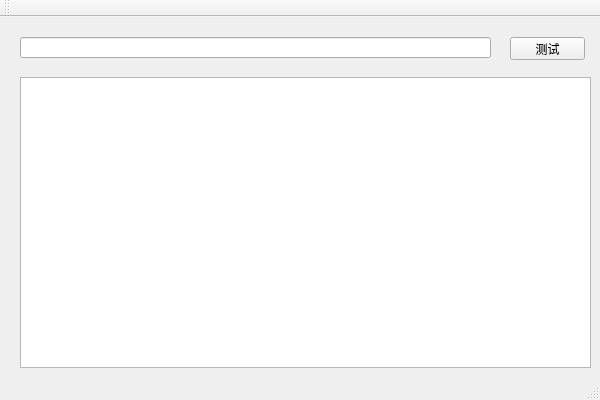
<?xml version="1.0" encoding="UTF-8"?>
<ui version="4.0">
 <class>httpdnsdemo</class>
 <widget class="QMainWindow" name="httpdnsdemo">
  <property name="geometry">
   <rect>
    <x>0</x>
    <y>0</y>
    <width>600</width>
    <height>400</height>
   </rect>
  </property>
  <property name="windowTitle">
   <string>httpdnsdemo</string>
  </property>
  <widget class="QWidget" name="centralWidget">
   <widget class="QLineEdit" name="lineEdit">
    <property name="geometry">
     <rect>
      <x>20</x>
      <y>20</y>
      <width>471</width>
      <height>21</height>
     </rect>
    </property>
   </widget>
   <widget class="QTextEdit" name="textEdit">
    <property name="geometry">
     <rect>
      <x>20</x>
      <y>60</y>
      <width>571</width>
      <height>291</height>
     </rect>
    </property>
   </widget>
   <widget class="QPushButton" name="pushButton">
    <property name="geometry">
     <rect>
      <x>510</x>
      <y>20</y>
      <width>75</width>
      <height>23</height>
     </rect>
    </property>
    <property name="text">
     <string>测试</string>
    </property>
   </widget>
  </widget>
  <widget class="QMenuBar" name="menuBar">
   <property name="geometry">
    <rect>
     <x>0</x>
     <y>0</y>
     <width>600</width>
     <height>23</height>
    </rect>
   </property>
  </widget>
  <widget class="QToolBar" name="mainToolBar">
   <attribute name="toolBarArea">
    <enum>TopToolBarArea</enum>
   </attribute>
   <attribute name="toolBarBreak">
    <bool>false</bool>
   </attribute>
  </widget>
  <widget class="QStatusBar" name="statusBar"/>
 </widget>
 <layoutdefault spacing="6" margin="11"/>
 <resources/>
 <connections/>
</ui>
